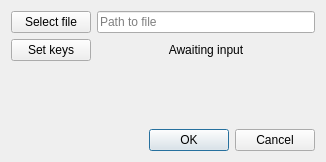
<?xml version="1.0" encoding="UTF-8"?>
<ui version="4.0">
 <class>AddEditFileDialog</class>
 <widget class="QDialog" name="AddEditFileDialog">
  <property name="geometry">
   <rect>
    <x>0</x>
    <y>0</y>
    <width>326</width>
    <height>162</height>
   </rect>
  </property>
  <property name="windowTitle">
   <string>Add or edit hotkey</string>
  </property>
  <layout class="QVBoxLayout" name="verticalLayout">
   <item>
    <layout class="QFormLayout" name="formLayout">
     <item row="0" column="1">
      <widget class="QLineEdit" name="leFilePath">
       <property name="toolTip">
        <string/>
       </property>
       <property name="placeholderText">
        <string>Path to file</string>
       </property>
      </widget>
     </item>
     <item row="1" column="0">
      <widget class="QPushButton" name="bScanKeys">
       <property name="text">
        <string>Set keys</string>
       </property>
      </widget>
     </item>
     <item row="1" column="1">
      <widget class="QLabel" name="lKeys">
       <property name="text">
        <string>Awaiting input</string>
       </property>
       <property name="alignment">
        <set>Qt::AlignCenter</set>
       </property>
      </widget>
     </item>
     <item row="0" column="0">
      <widget class="QPushButton" name="bChooseFile">
       <property name="text">
        <string>Select file</string>
       </property>
      </widget>
     </item>
    </layout>
   </item>
   <item>
    <widget class="QDialogButtonBox" name="buttonBox">
     <property name="orientation">
      <enum>Qt::Horizontal</enum>
     </property>
     <property name="standardButtons">
      <set>QDialogButtonBox::Cancel|QDialogButtonBox::Ok</set>
     </property>
    </widget>
   </item>
  </layout>
 </widget>
 <resources/>
 <connections>
  <connection>
   <sender>buttonBox</sender>
   <signal>accepted()</signal>
   <receiver>AddEditFileDialog</receiver>
   <slot>accept()</slot>
   <hints>
    <hint type="sourcelabel">
     <x>248</x>
     <y>254</y>
    </hint>
    <hint type="destinationlabel">
     <x>157</x>
     <y>274</y>
    </hint>
   </hints>
  </connection>
  <connection>
   <sender>buttonBox</sender>
   <signal>rejected()</signal>
   <receiver>AddEditFileDialog</receiver>
   <slot>reject()</slot>
   <hints>
    <hint type="sourcelabel">
     <x>316</x>
     <y>260</y>
    </hint>
    <hint type="destinationlabel">
     <x>286</x>
     <y>274</y>
    </hint>
   </hints>
  </connection>
 </connections>
</ui>
